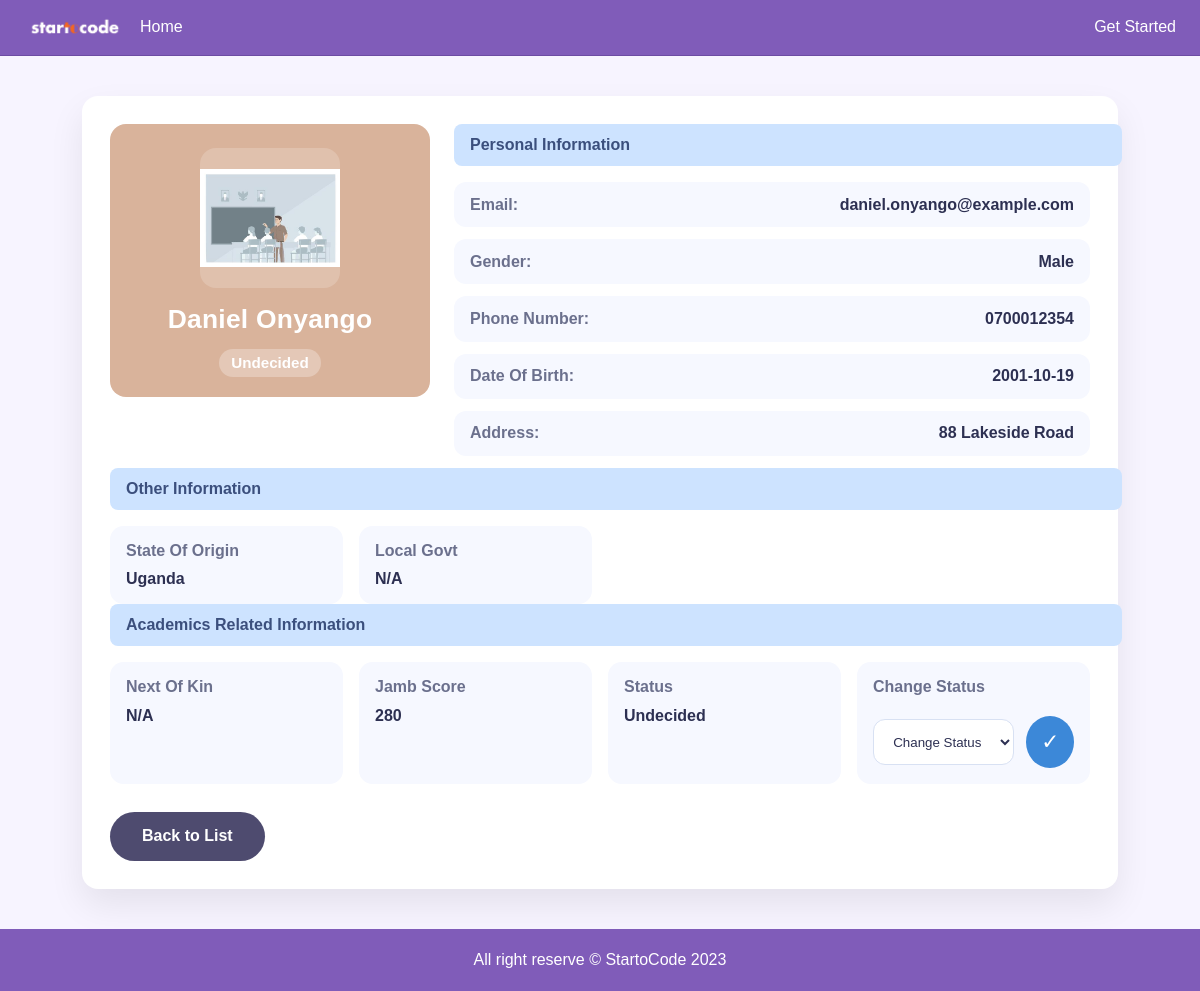
Screenshot of /student/10 with the database file from the repository.
### tables this page shows
CREATE TABLE students (
    id INTEGER PRIMARY KEY AUTOINCREMENT,
    first_name TEXT NOT NULL,
    last_name TEXT NOT NULL,
    address TEXT NOT NULL,
    email TEXT NOT NULL,
    phone TEXT NOT NULL,
    date_of_birth TEXT NOT NULL,
    gender TEXT NOT NULL,
    country TEXT NOT NULL,
    course TEXT NOT NULL,
    image_name TEXT NOT NULL,
    jamb_score TEXT,
    admission_status TEXT DEFAULT 'undecided',
    created_at TIMESTAMP DEFAULT CURRENT_TIMESTAMP
);

### app.py (the view, shortened to what this page needs)
@app.route('/student/<int:student_id>', methods=['GET', 'POST'])
def student_detail(student_id):
    conn = sqlite3.connect(DB_PATH)
    conn.row_factory = sqlite3.Row
    student = conn.execute(
        'SELECT * FROM students WHERE id = ?', (student_id,)
    ).fetchone()
    conn.close()
    if not student:
        flash('Student not found.', 'error')
        return redirect(url_for('success'))
    return render_template('student_detail.html', student=dict(student))

### templates/student_detail.html (shortened to what this page needs)
{% extends "base.html" %}
{% block content %}
<div class="detail-page">
    <div class="detail-card">
        <div class="detail-top">
            <div class="detail-avatar">
                <div class="avatar-frame">
                    <img src="{{ url_for('static', filename='uploads/' ~ student.image_name) }}" alt="{{ student.first_name }} {{ student.last_name }}">
                </div>
                <h2>{{ student.first_name }} {{ student.last_name }}</h2>
                <span class="status-badge">{{ student.admission_status or 'undecided' }}</span>
            </div>
            <div class="detail-summary">
                <div class="section-heading">Personal Information</div>
                <div class="info-row"><span>Email:</span><strong>{{ student.email }}</strong></div>
                <div class="info-row"><span>Gender:</span><strong>{{ student.gender }}</strong></div>
                <div class="info-row"><span>Phone Number:</span><strong>{{ student.phone }}</strong></div>
                <div class="info-row"><span>Date Of Birth:</span><strong>{{ student.date_of_birth }}</strong></div>
                <div class="info-row"><span>Address:</span><strong>{{ student.address }}</strong></div>
            </div>
        </div>
        <div class="detail-section">
            <div class="section-heading">Other Information</div>
            <div class="info-grid">
                <div class="info-block">
                    <span>State Of Origin</span>
                    <strong>{{ student.country }}</strong>
                </div>
                <div class="info-block">
                    <span>Local Govt</span>
                    <strong>N/A</strong>
                </div>
            </div>
        </div>
        <div class="detail-section">
            <div class="section-heading">Academics Related Information</div>
            <div class="info-grid">
                <div class="info-block">
                    <span>Next Of Kin</span>
                    <strong>N/A</strong>
                </div>
                <div class="info-block">
                    <span>Jamb Score</span>
                    <strong>{{ student.jamb_score or 'N/A' }}</strong>
                </div>
                <div class="info-block">
                    <span>Status</span>
                    <strong>{{ student.admission_status or 'undecided' }}</strong>
                </div>
                <div class="info-block select-block">
                    <form action="{{ url_for('student_detail', student_id=student.id) }}" method="post" class="status-form">
                        <label for="status_change">Change Status</label>
                        <div class="status-action-row">
                            <select id="status_change" name="admission_status" required>
                                <option value="">Change Status</option>
                            </select>
                            <button type="submit" class="status-submit" aria-label="Save status">
                                ✓
                            </button>
                        </div>
                    </form>
                </div>
            </div>
        </div>
        <div class="detail-actions">
            <a class="hero-btn" href="{{ url_for('success') }}">Back to List</a>
        </div>
    </div>
</div>
{% endblock content %}

### templates/base.html (shortened to what this page needs)
<!doctype html>
<html>
  <head>
    <link rel="stylesheet" href="{{ url_for('static', filename="css/styles.css")}}">
  </head>
  <body>
    <nav class="site-nav">
      <div class="nav-left">
        <a class="brand" href="{{ url_for('index') }}"><img src="{{ url_for('static', filename='images/logo.png') }}" alt="StartoCode Logo"></a>
        <a class="nav-link" href="{{ url_for('index') }}">Home</a>
      </div>
      <div class="nav-right">
        <a class="nav-link" href="{{ url_for('registration') }}">Get Started</a>
      </div>
    </nav>
    <main>
      {% block content%}{% endblock %}
    </main>
    <footer>
      <p>All right reserve &copy StartoCode 2023</p>
    </footer>
  </body>
</html>

### static/css/styles.css (style rules this page uses)
body { margin: 0; font-family: Arial, sans-serif; background-color: #f7f4ff; color: #222; display: flex; flex-direction: column; min-height: 100vh; }
main { flex: 1; }
.site-nav { display: flex; justify-content: space-between; align-items: center; padding: 1rem 1.5rem; background-color: #805cb9; border-bottom: 1px solid #6d4ca3; }
.nav-left { display: flex; align-items: center; gap: 1rem; }
.nav-right { display: flex; align-items: center; margin-left: auto; }
.brand img { width: 100px; height: auto; display: block; }
.brand { font-size: 1.25rem; font-weight: bold; color: #ffffff; text-decoration: none; }
.nav-link { color: #ffffff; text-decoration: none; }
.hero-btn { display: inline-block; padding: 0.8rem 1.3rem; border-radius: 999px; background-color: #805cb9; color: #ffffff; text-decoration: none; font-weight: bold; transition: background-color 0.2s ease; }
footer { background-color: #805cb9; color: #ffffff; padding: 0.4rem 1.5rem; text-align: center; }
.submit-btn, .hero-btn { display: inline-block; padding: 0.95rem 2rem; border-radius: 999px; background-color: #4e4b6f; color: #ffffff; text-decoration: none; font-weight: 700; border: none; cursor: pointer; transition: background-color 0.2s ease; }
.detail-page { padding: 2.5rem 1rem; }
.detail-card { max-width: 980px; margin: 0 auto; background: #ffffff; padding: 1.75rem; border-radius: 1rem; box-shadow: 0 16px 35px rgba(0, 0, 0, 0.08); }
.detail-top { display: grid; grid-template-columns: 320px 1fr; gap: 1.5rem; align-items: start; }
.detail-avatar { background: #d9b39b; border-radius: 1rem; padding: 1.5rem 1rem 1.25rem; text-align: center; color: #ffffff; }
.avatar-frame { width: 140px; height: 140px; margin: 0 auto 1rem; border-radius: 1rem; overflow: hidden; background: rgba(255, 255, 255, 0.18); display: flex; align-items: center; justify-content: center; }
.avatar-frame img { width: 100%; height: auto; display: block; }
.detail-avatar h2 { margin: 0 0 0.5rem; font-size: 1.65rem; letter-spacing: 0.01em; }
.status-badge { display: inline-block; margin-top: 0.35rem; padding: 0.35rem 0.75rem; border-radius: 999px; background: rgba(255, 255, 255, 0.28); color: #ffffff; font-weight: 700; font-size: 0.95rem; text-transform: capitalize; }
.detail-summary, .detail-section { margin-top: 0; }
.section-heading { display: inline-block; width: 100%; margin-bottom: 1rem; background: #cde3ff; color: #3b4f7d; padding: 0.75rem 1rem; border-radius: 0.5rem; font-weight: 700; }
.info-row { display: flex; justify-content: space-between; align-items: center; padding: 0.85rem 1rem; background: #f6f8ff; border-radius: 0.75rem; margin-bottom: 0.75rem; }
.info-row span, .info-block span { color: #6b708d; font-weight: 600; }
.info-row strong, .info-block strong { color: #2d3052; font-weight: 700; }
.info-grid { display: grid; grid-template-columns: repeat(4, minmax(0, 1fr)); gap: 1rem; }
.info-block { background: #f6f8ff; padding: 1rem; border-radius: 0.85rem; }
.info-block span { display: block; margin-bottom: 0.65rem; }
.select-block label { display: block; margin-bottom: 0.5rem; color: #6b708d; font-weight: 600; }
.status-form { display: flex; flex-direction: column; gap: 0.75rem; }
.status-action-row { display: flex; gap: 0.75rem; align-items: center; }
.select-block select { flex: 1; width: auto; padding: 0.85rem 0.95rem; border-radius: 0.75rem; border: 1px solid #d8e1f3; background: #ffffff; color: #2d3052; }
.status-submit { display: inline-flex; align-items: center; justify-content: center; width: 52px; height: 52px; border-radius: 50%; background-color: #3c88d8; color: #ffffff; border: none; font-size: 1.35rem; cursor: pointer; transition: background-color 0.2s ease, transform 0.2s ease; }
.detail-actions { margin-top: 1.75rem; text-align: left; }

### rows the page displays
students: image_name (picture), first_name "Daniel", last_name "Onyango", admission_status "Undecided", email "daniel.onyango@example.com", gender "Male", phone "0700012354", date_of_birth "2001-10-19", address "88 Lakeside Road", country "Uganda", jamb_score "280"
